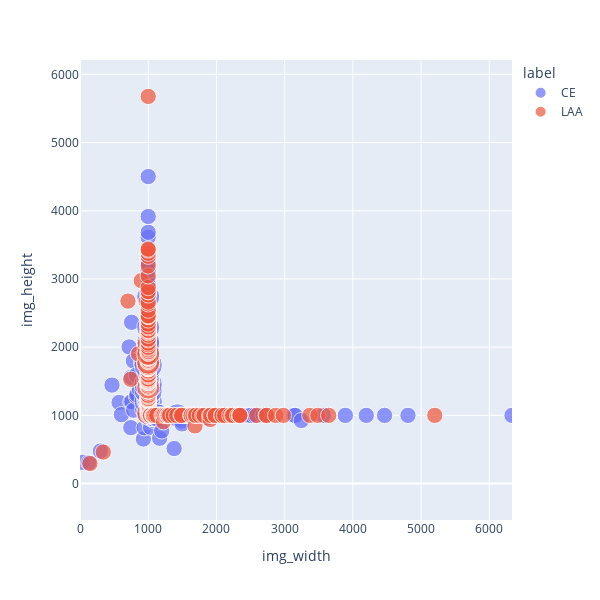

Notebook code for this chart:
### Code cell
ROUND_VALUES = False

df_sizes = df_train[["img_width", "img_height", "label"]]

if ROUND_VALUES:
    for col in ("img_width", "img_height"):
        df_sizes[col] = [round(i / 2000) * 2000 for i in df_sizes[col]]

df_sizes = df_sizes.groupby(["img_width", "img_height", "label"], as_index=False).size()
# display(df_sizes.head())
fig = px.scatter(df_sizes, x="img_width", y="img_height", size="size", color="label", height=600, width=600)
fig.update_xaxes(range=[0, df_sizes['img_width'].max()])
fig.update_yaxes(scaleanchor="x", scaleratio=1, range=[0, df_sizes['img_height'].max()])
fig.show()

### Figure 1 — Plotly figure (JSON) as saved in the notebook; plotly's stock layout.template omitted (floating-point values rounded to 4 significant figures; data arrays with more than 128 entries replaced by an {"elided": "..."} marker saying what was removed)
{"data": [{"hovertemplate": "label=CE<br>img_width=%{x}<br>img_height=%{y}<br>size=%{marker.size}<extra></extra>", "legendgroup": "CE", "marker": {"color": "#636efa", "size": {"elided": "502 int values"}, "sizemode": "area", "sizeref": 0.0075, "symbol": "circle"}, "mode": "markers", "name": "CE", "orientation": "v", "showlegend": true, "type": "scatter", "x": {"elided": "502 int values"}, "xaxis": "x", "y": {"elided": "502 int values"}, "yaxis": "y"}, {"hovertemplate": "label=LAA<br>img_width=%{x}<br>img_height=%{y}<br>size=%{marker.size}<extra></extra>", "legendgroup": "LAA", "marker": {"color": "#EF553B", "size": {"elided": "202 int values"}, "sizemode": "area", "sizeref": 0.0075, "symbol": "circle"}, "mode": "markers", "name": "LAA", "orientation": "v", "showlegend": true, "type": "scatter", "x": {"elided": "202 int values"}, "xaxis": "x", "y": {"elided": "202 int values"}, "yaxis": "y"}], "layout": {"height": 600, "legend": {"itemsizing": "constant", "title": {"text": "label"}, "tracegroupgap": 0}, "margin": {"t": 60}, "width": 600, "xaxis": {"anchor": "y", "domain": [0, 1], "range": [0, 6333], "title": {"text": "img_width"}}, "yaxis": {"anchor": "x", "domain": [0, 1], "range": [0, 5676], "scaleanchor": "x", "scaleratio": 1, "title": {"text": "img_height"}}}}
